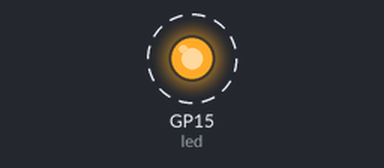
This program was run on a simulated Raspberry Pi Pico running MicroPython. On the bench: output pins drawn as LEDs (lit = HIGH). Dashed ring = blinking.

Above: at 0.2 s.
Timing chart, 0 to 3.0 s (numbered marks = the images above):
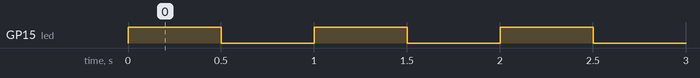

Measured:
- by itself, GP15 (led): alternates HIGH for 0.50 s and LOW for 0.50 s

The program:

lesson8_1.py
```python
from machine import Pin
import time #也可以寫成from time import sleep#

led_pin=15
led=Pin(led_pin, Pin.OUT)


while(True):
    led.toggle()
    time.sleep_ms(500)#如果按上面註解裡的寫，那此處寫成sleep即可#
```
